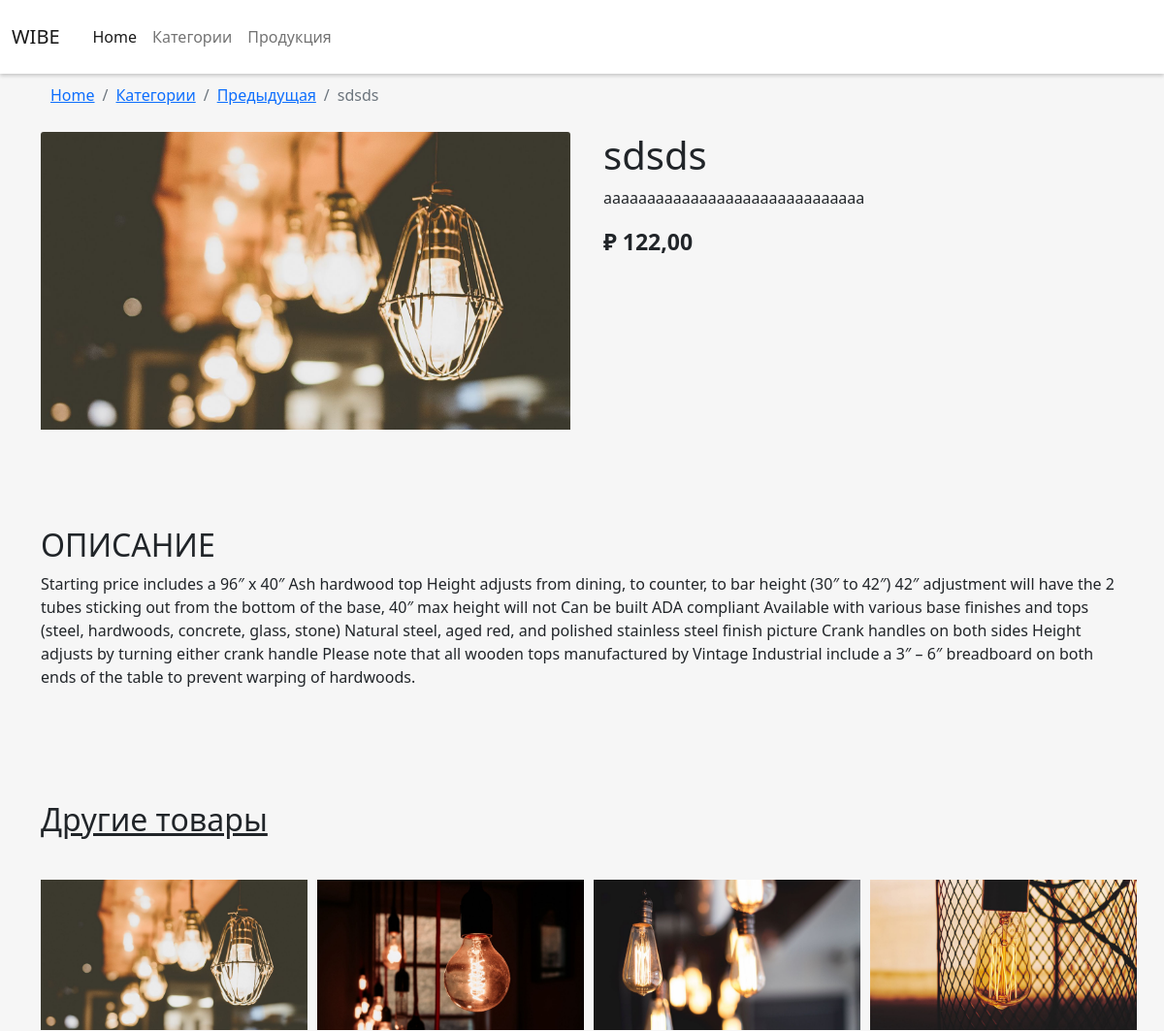
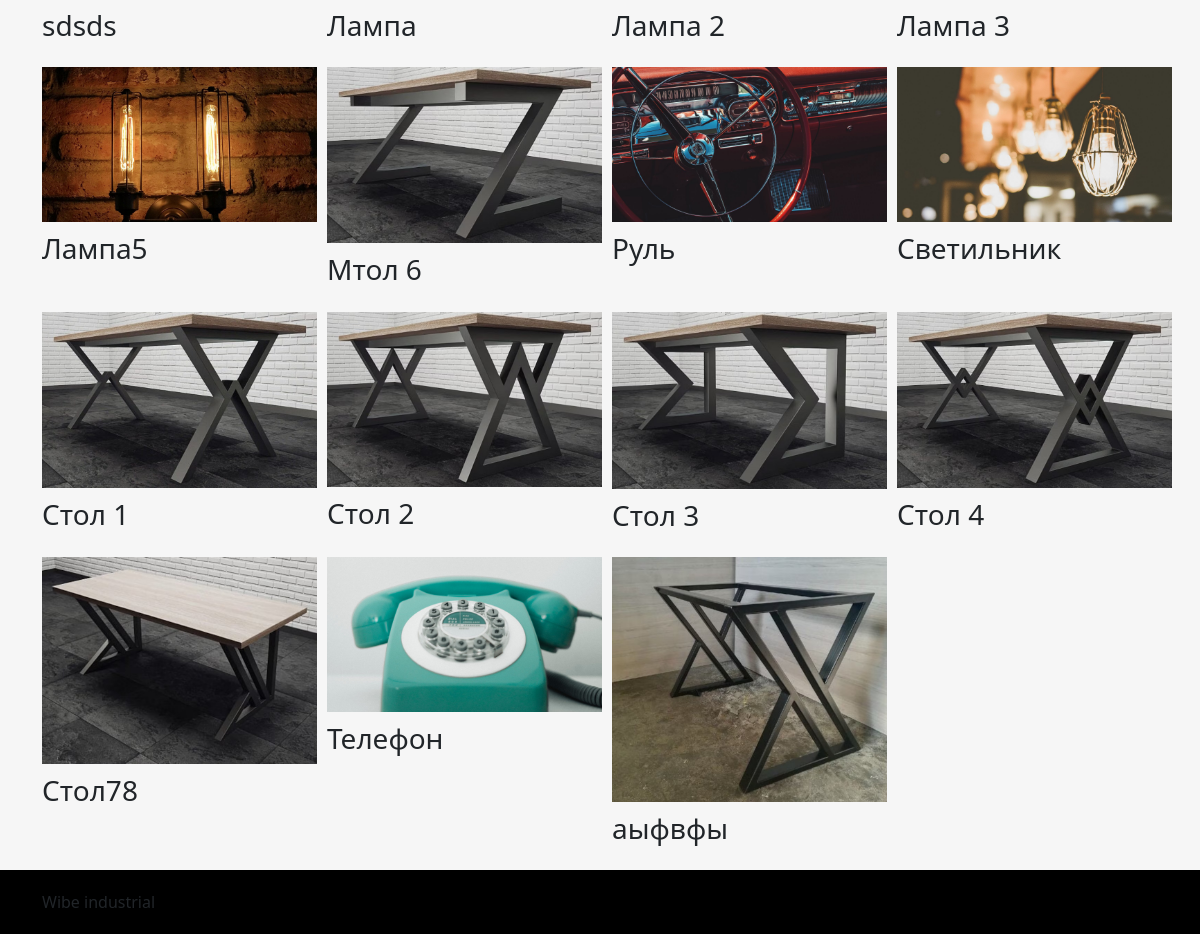
The page /8/sdsds on the database its author committed (2 pictures, top to bottom).
### myshop/models.py (models this page shows, shortened)
class Product(models.Model):
    category = models.ForeignKey(Category,
                                 related_name='products',
                                 on_delete=models.CASCADE)
    name = models.CharField(max_length=150, db_index=True)
    slug = models.CharField(max_length=150, db_index=True, unique=True)
    image = models.ImageField(upload_to='product/%Y/%m/%d', blank=True)
    description = models.TextField(max_length=130, blank=True)
    description_b = models.TextField(max_length=800, blank=True)
    price = models.DecimalField(max_digits=10, decimal_places=2)
    available = models.BooleanField(default=True)
    created = models.DateTimeField(auto_now_add=True)
    uploaded = models.DateTimeField(auto_now=True)
    class Meta:
        ordering = ('name',)
        verbose_name = 'Товар'
        verbose_name_plural = 'Товары'
        index_together = (('id', 'slug'), )
    def get_absolute_url(self):
        return reverse('myshop:product_detail', args=[self.id, self.slug])

### myshop/views.py (the view)
# urls.py: path('<int:id>/<slug:slug>', views.product_detail,
def product_detail(request, id, slug):
    product = get_object_or_404(Product, id=id, slug=slug, available=True)
    products = Product.objects.all()
    return render(request, 'shop/product/my_detail.html',
                  {
                      'product': product,
                      'products': products
                  })

### myshop/templates/shop/product/my_detail.html (shortened to what this page needs)
{% load static %}
<!DOCTYPE html>
<html lang="en">
<head>
    <link href="{% static "css/bootstrap.min.css" %}" rel="stylesheet">
    <link href="{% static "css/style.css" %}" rel="stylesheet">
</head>
<body>
    <nav class="navbar sticky-top navbar-expand-lg navbar-light" style="background: white; box-shadow: 0 2px 4px rgba(0, 0, 0, .2);">
        <div class="container-fluid">
          <a class="navbar-brand" href="{% url 'myshop:home' %}">WIBE</a>
          <div class="collapse navbar-collapse" id="navbarNavAltMarkup" style="padding: 10px;">
            <div class="navbar-nav">
              <a class="nav-link active" aria-current="page" href="{% url 'myshop:home' %}">Home</a>
              <a class="nav-link" href="{% url 'myshop:category' %}">Категории</a>
              <a class="nav-link" href="{% url 'myshop:products' %}">Продукция</a>
              <a class="nav-link disabled" href="#" tabindex="-1" aria-disabled="true"></a>
            </div>
          </div>
        </div>
    </nav>
    <main role="main">
        <div class="container" style="background: rgb(246,246,246);">
            <div class="row">
                <div class="col-12" style="margin: 10px;">
                    <nav aria-label="breadcrumb">
                        <ol class="breadcrumb">
                          <li class="breadcrumb-item"><a href="{% url 'myshop:home' %}">Home</a></li>
                          <li class="breadcrumb-item"><a href="{% url 'myshop:category' %}">Категории</a></li>
                          <li class="breadcrumb-item"><a href="javascript:history.go(-1);">Предыдущая</a></li>
                          <li class="breadcrumb-item active" aria-current="page">{{ product.name }}</li>
                        </ol>
                    </nav>
                </div>
            </div>
            <div class="row">
                <div class="col-xxl-5 col-xl-6 col-md-6 col-sm-12">
                    <img src="{{ product.image.url }}" class="card-img-top" alt="...">
                </div>
                <div class="col-xxl-7 col-xl-6 col-md-6 col-sm-12">
                    <div style="padding-left: 10px;">
                        <h1>{{ product.name }}</h1>
                        <p>
                            {{ product.description }}
                        </p>
                        <p style="font-weight: 600; font-size: 23px" class="price">₽ {{ product.price }}</p>
                    </div>
                </div>
            </div>
            <div class="row" style="padding-top: 100px;">
                <div class="col-12">
                    <h2>ОПИСАНИЕ</h2>
                    <p>
                        {{ product.description_b }}
                    </p>
                </div>
            </div>
            <div class="row" style="padding-top: 100px;">
                <div class="row" style="padding-bottom: 35px;">
                    <div class="col-12">
                        <h2><u>Другие товары</u></h2>
                    </div>
                </div>
                {% for p in products %}
                <div class="col-xxl-3 col-xl-3 col-md-6 col-sm-12">
                    <a href="{{ p.get_absolute_url }}"><img src="{{ p.image.url }}" alt="..." style="width: 275px;"></a>
                    <h3 style="padding-top: 10px; margin-bottom: 25px;">{{ p.name }}</h3>
                </div>
                {% endfor %}
            </div>
        </div>
    </main>
    <footer role="contentinfo">
        <div class="container">
            Wibe industrial
        </div>
    </footer>
</body>
</html>

### myshop/static/css/style.css (style rules this page uses)
html { height: 100%; }
body { margin: 0; min-height: 100%; display: grid; grid-template-rows: auto 1fr auto; }
main { background: rgb(246,246,246); }
footer { background: black; padding: 20px; }

### rows shown on the page
Product: name "sdsds", image (picture), description "aaaaaaaaaaaaaaaaaaaaaaaaaaaaaa", price "122,00", description_b "Starting price includes a 96″ x 40″ Ash hardwood top Height adjusts from dining, to counter, to bar height (30″ to 42″) 42″ adjustment will have the 2 tubes sticking out from the bottom of the base, 40″ max height will not Can be built ADA compliant Available with various base finishes and tops (steel, hardwoods, concrete, glass, stone) Natural steel, aged red, and polished stainless steel finish picture Crank handles on both sides Height adjusts by turning either crank handle Please note that all wooden tops manufactured by Vintage Industrial include a 3″ – 6″ breadboard on both ends of the table to prevent warping of hardwoods."
Product: image (picture), name "Лампа"
Product: image (picture), name "Лампа 2"
Product: image (picture), name "Лампа 3"
Product: image (picture), name "Лампа5"
Product: image (picture), name "Мтол 6"
Product: image (picture), name "Руль"
Product: image (picture), name "Светильник"
Product: image (picture), name "Стол 1"
Product: image (picture), name "Стол 2"
Product: image (picture), name "Стол 3"
Product: image (picture), name "Стол 4"
Product: image (picture), name "Стол78"
Product: image (picture), name "Телефон"
Product: image (picture), name "аыфвфы"
